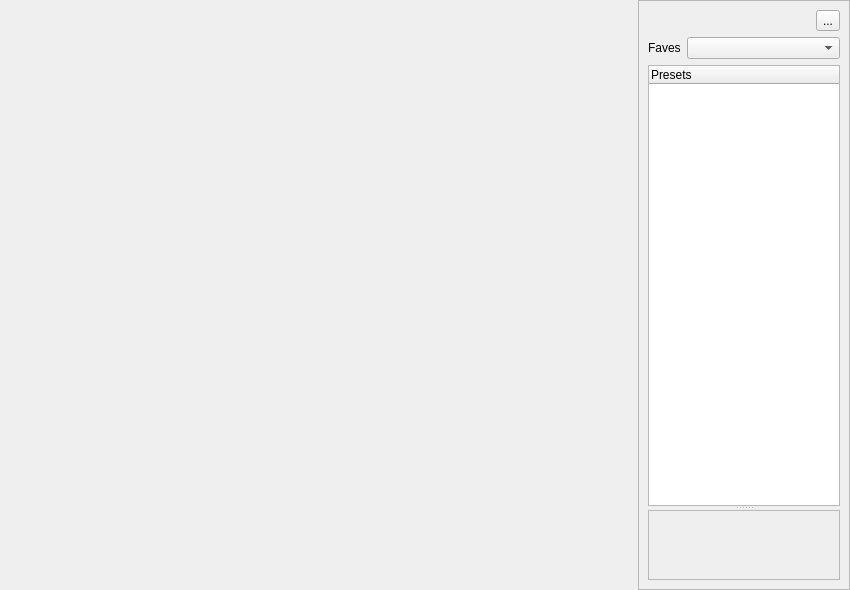
<?xml version="1.0" encoding="UTF-8"?>
<ui version="4.0">
 <class>FullScreenWidget</class>
 <widget class="QWidget" name="FullScreenWidget">
  <property name="geometry">
   <rect>
    <x>0</x>
    <y>0</y>
    <width>850</width>
    <height>590</height>
   </rect>
  </property>
  <property name="windowTitle">
   <string>Form</string>
  </property>
  <layout class="QHBoxLayout" name="horizontalLayout" stretch="3,1">
   <property name="spacing">
    <number>0</number>
   </property>
   <property name="leftMargin">
    <number>0</number>
   </property>
   <property name="topMargin">
    <number>0</number>
   </property>
   <property name="rightMargin">
    <number>0</number>
   </property>
   <property name="bottomMargin">
    <number>0</number>
   </property>
   <item>
    <widget class="ImageView" name="_imageView" native="true">
     <property name="sizePolicy">
      <sizepolicy hsizetype="Expanding" vsizetype="Preferred">
       <horstretch>0</horstretch>
       <verstretch>0</verstretch>
      </sizepolicy>
     </property>
    </widget>
   </item>
   <item>
    <widget class="QFrame" name="_rightFrame">
     <property name="sizePolicy">
      <sizepolicy hsizetype="Expanding" vsizetype="Preferred">
       <horstretch>0</horstretch>
       <verstretch>0</verstretch>
      </sizepolicy>
     </property>
     <property name="frameShape">
      <enum>QFrame::StyledPanel</enum>
     </property>
     <property name="frameShadow">
      <enum>QFrame::Raised</enum>
     </property>
     <layout class="QVBoxLayout" name="verticalLayout_2">
      <item>
       <layout class="QGridLayout" name="gridLayout">
        <item row="0" column="1">
         <widget class="QToolButton" name="_tbFoldRightPanel">
          <property name="text">
           <string>...</string>
          </property>
         </widget>
        </item>
        <item row="0" column="0">
         <widget class="QWidget" name="widget" native="true">
          <property name="sizePolicy">
           <sizepolicy hsizetype="Preferred" vsizetype="Preferred">
            <horstretch>0</horstretch>
            <verstretch>0</verstretch>
           </sizepolicy>
          </property>
         </widget>
        </item>
       </layout>
      </item>
      <item>
       <layout class="QHBoxLayout" name="horizontalLayout_2">
        <item>
         <widget class="QLabel" name="label">
          <property name="sizePolicy">
           <sizepolicy hsizetype="Fixed" vsizetype="Preferred">
            <horstretch>0</horstretch>
            <verstretch>0</verstretch>
           </sizepolicy>
          </property>
          <property name="text">
           <string>Faves</string>
          </property>
         </widget>
        </item>
        <item>
         <widget class="QComboBox" name="_cbFaves"/>
        </item>
       </layout>
      </item>
      <item>
       <widget class="QSplitter" name="_splitter">
        <property name="orientation">
         <enum>Qt::Vertical</enum>
        </property>
        <widget class="QTreeWidget" name="_treePresetsFullScreen">
         <column>
          <property name="text">
           <string>Presets</string>
          </property>
         </column>
        </widget>
        <widget class="QScrollArea" name="scrollArea">
         <property name="sizePolicy">
          <sizepolicy hsizetype="Fixed" vsizetype="Expanding">
           <horstretch>0</horstretch>
           <verstretch>0</verstretch>
          </sizepolicy>
         </property>
         <property name="widgetResizable">
          <bool>true</bool>
         </property>
         <widget class="QWidget" name="scrollAreaWidgetContents">
          <property name="geometry">
           <rect>
            <x>0</x>
            <y>0</y>
            <width>190</width>
            <height>82</height>
           </rect>
          </property>
          <layout class="QGridLayout" name="gridLayout_2">
           <item row="0" column="0">
            <widget class="CommandParamsWidget" name="_commandParamsWidget" native="true"/>
           </item>
          </layout>
         </widget>
        </widget>
       </widget>
      </item>
     </layout>
    </widget>
   </item>
  </layout>
 </widget>
 <customwidgets>
  <customwidget>
   <class>ImageView</class>
   <extends>QWidget</extends>
   <header>ImageView.h</header>
   <container>1</container>
  </customwidget>
  <customwidget>
   <class>CommandParamsWidget</class>
   <extends>QWidget</extends>
   <header>CommandParamsWidget.h</header>
   <container>1</container>
  </customwidget>
 </customwidgets>
 <resources/>
 <connections/>
</ui>
